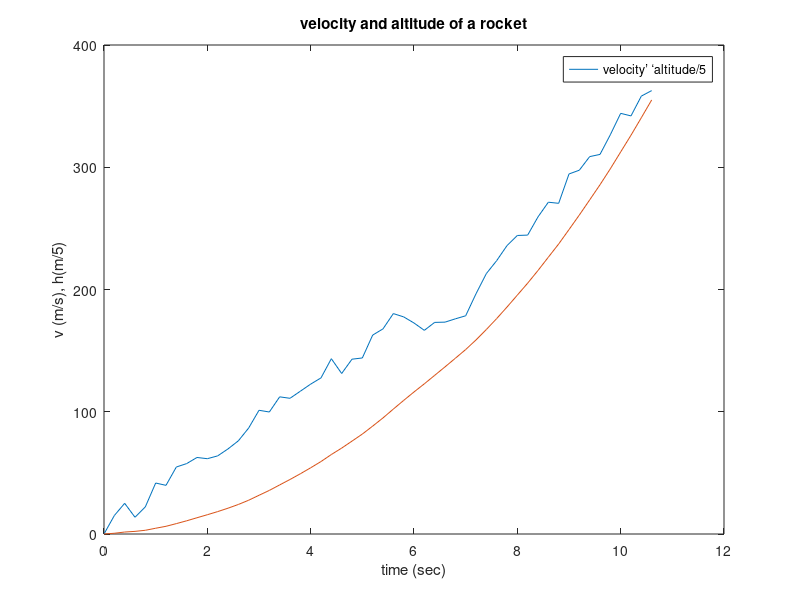

The MATLAB script that drew this image: (Note: this script raises an error after producing the figure.)
clear
clc
close all
% Listing 15.07 Integrating rocket velocity
v =[ 0.0 15.1 25.1 13.7 22.2 41.7 ...
    39.8 54.8 57.6 62.6 61.6 63.9 69.6 ...
    76.2 86.7 101.2 99.8 112.2 111.0 ...
    116.8 122.6 127.7 143.4 131.3 143.0 ...
    144.0 162.7 167.8 180.3 177.6 172.6 ...
    166.6 173.1 173.3 176.0 178.5 ...
    196.5 213.0 223.6 235.9 244.2 244.5 ...
    259.4 271.4 270.5 294.5 297.6 ...
    308.7 310.5 326.6 344.1 342.0 358.2 362.7 ];
lv = length(v);
dt = 0.2;
t = (0:lv-1) * dt;
h = dt * cumsum(v);
plot(t, v, t, h/5)
legend({'velocity’ ‘altitude/5' })
title('velocity and altitude of a rocket')
xlabel('time (sec)'); ylabel('v (m/s), h(m/5)')
fprintf('cumsum height: %g\n', h(end) );
fprintf('trapezoidal height: %g\n', ...
       trapezoid(v, t(1), t(end) ));
fprintf('Simpson''s Rule height: %g\n', ...
         simpson(v, t(1), t(end) ));
